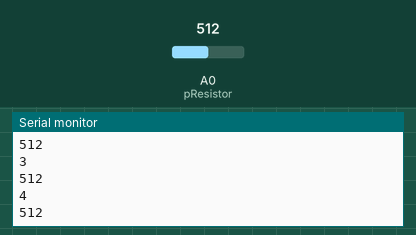
This sketch was run on a simulated ESP8266 (NodeMCU). On the bench: the last lines printed to the serial monitor. The test bench sets the inputs (shaded band); at power-on: A0 (pResistor) = 512. WiFi joins after 1.5 s; servers stay silent unless stated.

Above: at 1.2 s.
1.3 s: A0 (pResistor) set to 716
At 1.41 s:
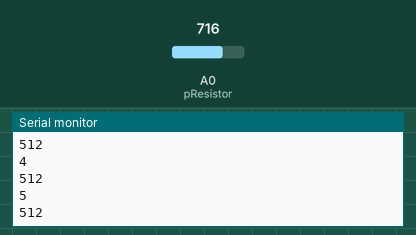
2.8 s: A0 (pResistor) set to 900
At 2.91 s:
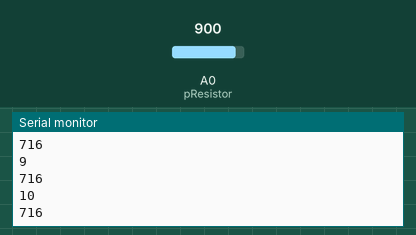
Timing chart, 0 to 5.8 s (numbered marks = the images above; inputs shaded):
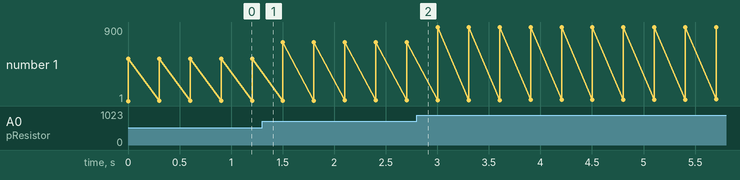

Measured:
- plotted number 1: 512 → 716 after the input at 1.3 s, 716 → 900 after the input at 2.8 s

The sketch:

pr.ino
```cpp
#include <ESP8266WiFi.h>;
#include <WiFiClient.h>;
#include <ThingSpeak.h>;
#include <math.h>

const char* ssid = "Shaolin's World";
const int pResistor = A0;
const char* password = "sixtimes21";

WiFiClient client;

unsigned long myChannelNumber = 1012728;
const char * myWriteAPIKey = "SOSBGI5TYN22Q8MV";

void setup()

{

Serial.begin(9600);

pinMode(pResistor,INPUT);

WiFi.begin(ssid, password);
ThingSpeak.begin(client);

}


int count=0;

void loop()

  {

  int value = analogRead(pResistor);
  if((value<20)|(value>50))

  {

    count+=1;
    Serial.println(count);

  }

  Serial.println(value);

  ThingSpeak.writeField(myChannelNumber,4,count,myWriteAPIKey);


}
```
